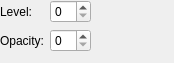
<ui version="4.0" >
 <class>WdgNoiseOptions</class>
 <widget class="QWidget" name="WdgNoiseOptions" >
  <property name="geometry" >
   <rect>
    <x>0</x>
    <y>0</y>
    <width>174</width>
    <height>63</height>
   </rect>
  </property>
  <layout class="QGridLayout" >
   <property name="margin" >
    <number>0</number>
   </property>
   <item row="1" column="0" >
    <widget class="QLabel" name="textLabel2" >
     <property name="text" >
      <string>Opacity:</string>
     </property>
     <property name="wordWrap" >
      <bool>false</bool>
     </property>
    </widget>
   </item>
   <item row="0" column="0" >
    <widget class="QLabel" name="textLabel1" >
     <property name="text" >
      <string>Level:</string>
     </property>
     <property name="wordWrap" >
      <bool>false</bool>
     </property>
    </widget>
   </item>
   <item row="1" column="1" >
    <widget class="QSpinBox" native="1" name="intOpacity" />
   </item>
   <item row="0" column="1" >
    <widget class="QSpinBox" native="1" name="intLevel" />
   </item>
   <item row="1" column="2" >
    <spacer>
     <property name="orientation" >
      <enum>Qt::Horizontal</enum>
     </property>
     <property name="sizeType" >
      <enum>QSizePolicy::Expanding</enum>
     </property>
     <property name="sizeHint" >
      <size>
       <width>21</width>
       <height>20</height>
      </size>
     </property>
    </spacer>
   </item>
   <item row="2" column="1" >
    <spacer>
     <property name="orientation" >
      <enum>Qt::Vertical</enum>
     </property>
     <property name="sizeType" >
      <enum>QSizePolicy::Expanding</enum>
     </property>
     <property name="sizeHint" >
      <size>
       <width>20</width>
       <height>21</height>
      </size>
     </property>
    </spacer>
   </item>
  </layout>
 </widget>
  <customwidgets>
 </customwidgets>
 <resources/>
 <connections/>
</ui>
